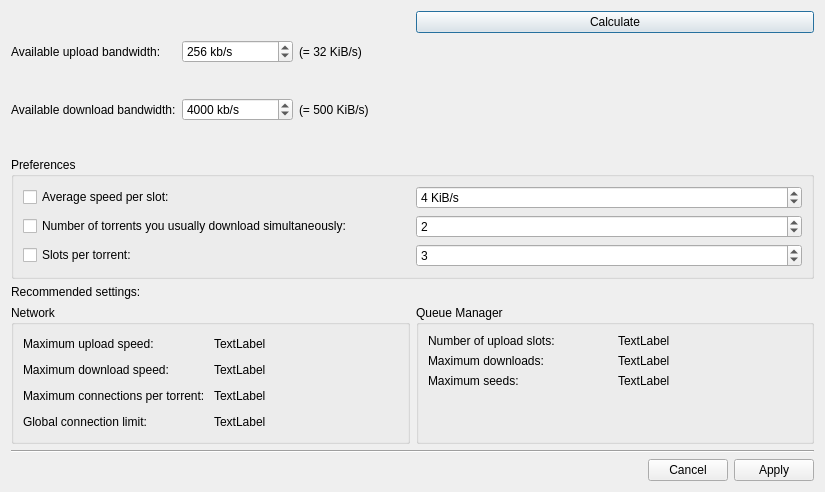
<?xml version="1.0" encoding="UTF-8"?>
<ui version="4.0">
 <class>RecommendedSettingsDlg</class>
 <widget class="QDialog" name="RecommendedSettingsDlg">
  <property name="geometry">
   <rect>
    <x>0</x>
    <y>0</y>
    <width>825</width>
    <height>492</height>
   </rect>
  </property>
  <property name="windowTitle">
   <string>Recommended Settings</string>
  </property>
  <layout class="QVBoxLayout" name="verticalLayout_2">
   <item>
    <layout class="QHBoxLayout" name="horizontalLayout">
     <item>
      <layout class="QGridLayout" name="gridLayout">
       <item row="0" column="0">
        <widget class="QLabel" name="label">
         <property name="text">
          <string>Available upload bandwidth:</string>
         </property>
        </widget>
       </item>
       <item row="0" column="1">
        <widget class="QSpinBox" name="m_upload_bw">
         <property name="specialValueText">
          <string> Kbps</string>
         </property>
         <property name="suffix">
          <string> kb/s</string>
         </property>
         <property name="minimum">
          <number>1</number>
         </property>
         <property name="maximum">
          <number>100000000</number>
         </property>
         <property name="value">
          <number>256</number>
         </property>
        </widget>
       </item>
       <item row="1" column="0">
        <widget class="QLabel" name="label_2">
         <property name="text">
          <string>Available download bandwidth:</string>
         </property>
        </widget>
       </item>
       <item row="1" column="1">
        <widget class="QSpinBox" name="m_download_bw">
         <property name="specialValueText">
          <string> Kbps</string>
         </property>
         <property name="suffix">
          <string> kb/s</string>
         </property>
         <property name="minimum">
          <number>1</number>
         </property>
         <property name="maximum">
          <number>100000000</number>
         </property>
         <property name="value">
          <number>4000</number>
         </property>
        </widget>
       </item>
       <item row="0" column="2">
        <widget class="QLabel" name="m_upload_bw_display">
         <property name="text">
          <string>(= 32 KiB/s)</string>
         </property>
        </widget>
       </item>
       <item row="1" column="2">
        <widget class="QLabel" name="m_download_bw_display">
         <property name="text">
          <string>(= 500 KiB/s)</string>
         </property>
        </widget>
       </item>
      </layout>
     </item>
     <item>
      <layout class="QVBoxLayout" name="verticalLayout">
       <item>
        <widget class="QPushButton" name="m_calculate">
         <property name="text">
          <string>Calculate</string>
         </property>
        </widget>
       </item>
       <item>
        <spacer name="verticalSpacer">
         <property name="orientation">
          <enum>Qt::Vertical</enum>
         </property>
         <property name="sizeHint" stdset="0">
          <size>
           <width>20</width>
           <height>40</height>
          </size>
         </property>
        </spacer>
       </item>
      </layout>
     </item>
    </layout>
   </item>
   <item>
    <widget class="QGroupBox" name="groupBox_3">
     <property name="title">
      <string>Preferences</string>
     </property>
     <layout class="QGridLayout" name="gridLayout_3">
      <item row="0" column="0">
       <widget class="QCheckBox" name="m_chk_avg_speed_slot">
        <property name="text">
         <string>Average speed per slot:</string>
        </property>
       </widget>
      </item>
      <item row="0" column="1">
       <widget class="QSpinBox" name="m_avg_speed_slot">
        <property name="suffix">
         <string> KiB/s</string>
        </property>
        <property name="minimum">
         <number>1</number>
        </property>
        <property name="maximum">
         <number>100000000</number>
        </property>
        <property name="value">
         <number>4</number>
        </property>
       </widget>
      </item>
      <item row="1" column="0">
       <widget class="QCheckBox" name="m_chk_sim_torrents">
        <property name="text">
         <string>Number of torrents you usually download simultaneously:</string>
        </property>
       </widget>
      </item>
      <item row="1" column="1">
       <widget class="QSpinBox" name="m_sim_torrents">
        <property name="minimum">
         <number>1</number>
        </property>
        <property name="maximum">
         <number>1000000</number>
        </property>
        <property name="value">
         <number>2</number>
        </property>
       </widget>
      </item>
      <item row="2" column="0">
       <widget class="QCheckBox" name="m_chk_slots">
        <property name="text">
         <string>Slots per torrent:</string>
        </property>
       </widget>
      </item>
      <item row="2" column="1">
       <widget class="QSpinBox" name="m_slots">
        <property name="minimum">
         <number>1</number>
        </property>
        <property name="maximum">
         <number>10000</number>
        </property>
        <property name="value">
         <number>3</number>
        </property>
       </widget>
      </item>
     </layout>
    </widget>
   </item>
   <item>
    <widget class="QLabel" name="label_3">
     <property name="text">
      <string>Recommended settings:</string>
     </property>
    </widget>
   </item>
   <item>
    <layout class="QHBoxLayout" name="horizontalLayout_2">
     <item>
      <widget class="QGroupBox" name="groupBox">
       <property name="title">
        <string>Network</string>
       </property>
       <layout class="QGridLayout" name="gridLayout_2">
        <item row="0" column="0">
         <widget class="QLabel" name="label_4">
          <property name="text">
           <string>Maximum upload speed:</string>
          </property>
         </widget>
        </item>
        <item row="0" column="1">
         <widget class="QLabel" name="m_max_upload">
          <property name="text">
           <string comment="KDE::DoNotExtract">TextLabel</string>
          </property>
         </widget>
        </item>
        <item row="1" column="0">
         <widget class="QLabel" name="label_5">
          <property name="text">
           <string>Maximum download speed:</string>
          </property>
         </widget>
        </item>
        <item row="1" column="1">
         <widget class="QLabel" name="m_max_download">
          <property name="text">
           <string comment="KDE::DoNotExtract">TextLabel</string>
          </property>
         </widget>
        </item>
        <item row="2" column="0">
         <widget class="QLabel" name="label_7">
          <property name="text">
           <string>Maximum connections per torrent:</string>
          </property>
         </widget>
        </item>
        <item row="2" column="1">
         <widget class="QLabel" name="m_max_conn_per_torrent">
          <property name="text">
           <string comment="KDE::DoNotExtract">TextLabel</string>
          </property>
         </widget>
        </item>
        <item row="3" column="0">
         <widget class="QLabel" name="label_8">
          <property name="text">
           <string>Global connection limit:</string>
          </property>
         </widget>
        </item>
        <item row="3" column="1">
         <widget class="QLabel" name="m_max_conn_global">
          <property name="text">
           <string comment="KDE::DoNotExtract">TextLabel</string>
          </property>
         </widget>
        </item>
       </layout>
      </widget>
     </item>
     <item>
      <widget class="QGroupBox" name="groupBox_2">
       <property name="title">
        <string>Queue Manager</string>
       </property>
       <layout class="QVBoxLayout" name="verticalLayout_3">
        <item>
         <layout class="QGridLayout" name="gridLayout_4">
          <item row="0" column="0">
           <widget class="QLabel" name="label_6">
            <property name="text">
             <string>Number of upload slots:</string>
            </property>
           </widget>
          </item>
          <item row="0" column="1">
           <widget class="QLabel" name="m_upload_slots">
            <property name="text">
             <string comment="KDE::DoNotExtract">TextLabel</string>
            </property>
           </widget>
          </item>
          <item row="1" column="0">
           <widget class="QLabel" name="label_14">
            <property name="text">
             <string>Maximum downloads:</string>
            </property>
           </widget>
          </item>
          <item row="1" column="1">
           <widget class="QLabel" name="m_max_downloads">
            <property name="text">
             <string comment="KDE::DoNotExtract">TextLabel</string>
            </property>
           </widget>
          </item>
          <item row="2" column="0">
           <widget class="QLabel" name="label_17">
            <property name="text">
             <string>Maximum seeds:</string>
            </property>
           </widget>
          </item>
          <item row="2" column="1">
           <widget class="QLabel" name="m_max_seeds">
            <property name="text">
             <string comment="KDE::DoNotExtract">TextLabel</string>
            </property>
           </widget>
          </item>
         </layout>
        </item>
        <item>
         <spacer name="verticalSpacer_2">
          <property name="orientation">
           <enum>Qt::Vertical</enum>
          </property>
          <property name="sizeHint" stdset="0">
           <size>
            <width>20</width>
            <height>12</height>
           </size>
          </property>
         </spacer>
        </item>
       </layout>
      </widget>
     </item>
    </layout>
   </item>
   <item>
    <widget class="Line" name="line">
     <property name="orientation">
      <enum>Qt::Horizontal</enum>
     </property>
    </widget>
   </item>
   <item>
    <widget class="QDialogButtonBox" name="m_buttonBox">
     <property name="standardButtons">
      <set>QDialogButtonBox::Apply|QDialogButtonBox::Cancel</set>
     </property>
    </widget>
   </item>
  </layout>
 </widget>
 <resources/>
 <connections/>
</ui>
